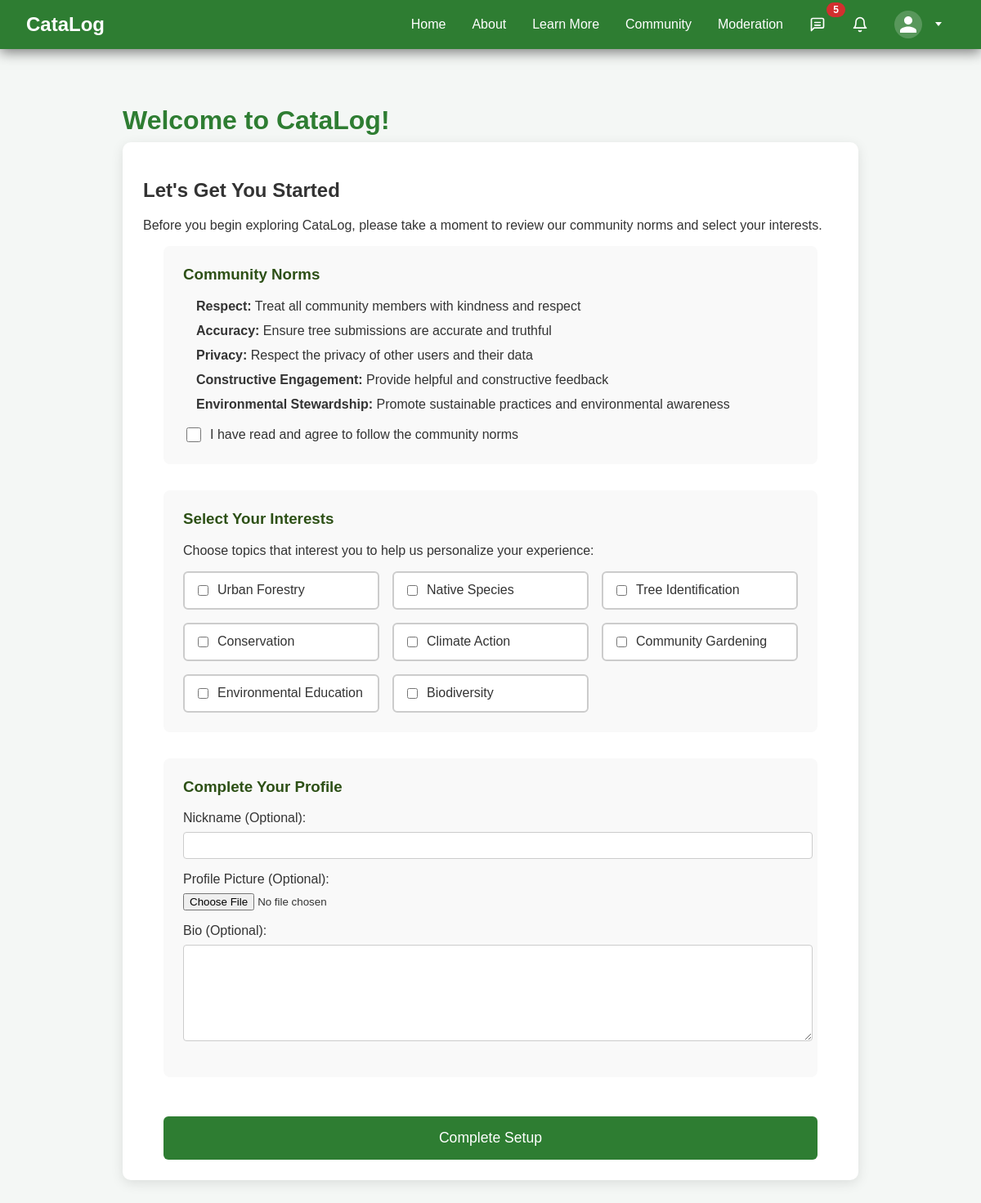
Page /setup/ (signed in) on the earlier database version.
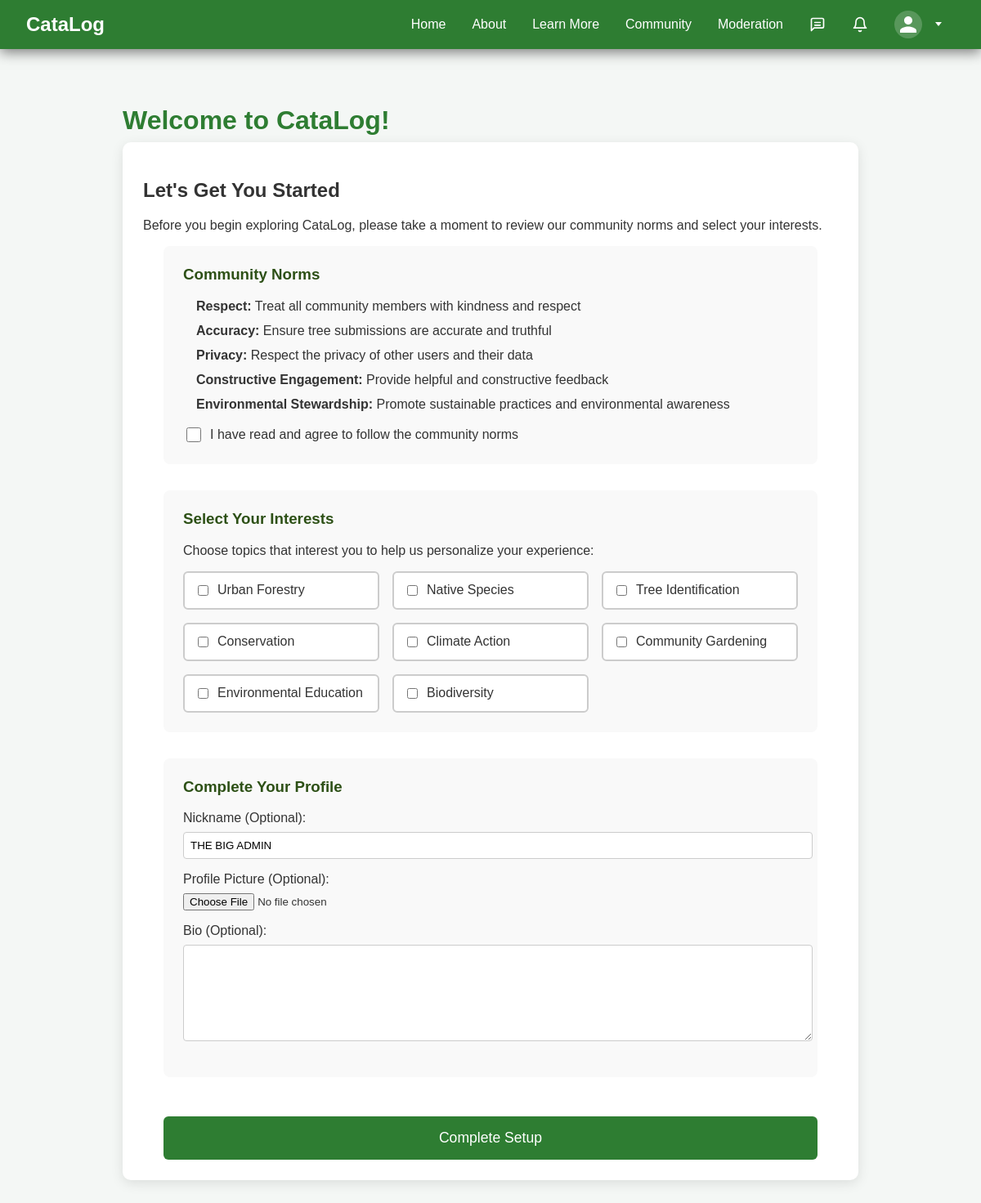
Same page on the later database version.
### home/models.py (models this page shows, shortened)
class CustomUser(AbstractUser):
    ROLE_CHOICES = (
        ('user', 'User'),
        ('moderator', 'Moderator'),
    )
    role = models.CharField(max_length=10, choices=ROLE_CHOICES, default='user')
    avatar = models.ForeignKey(CustomImage, on_delete=models.SET_NULL, null=True, blank=True, default=None)
    bio = models.TextField(blank=True)
    sustainability_interests = models.CharField(max_length=255, blank=True)
    nickname = models.CharField(max_length=100, blank=True)
    profile_completed = models.BooleanField(default=False)

### home/views.py (the view)
# urls.py: path('setup/', views.first_time_setup, name='first_time_setup'),
@login_required
def first_time_setup(request):
    if request.method == 'POST':
        form = ProfileForm(request.POST, request.FILES, instance=request.user)
        if 'accept_norms' not in request.POST:
            return render(request, 'home/first_time_setup.html', {
                'form': form,
                'error': 'You must accept the community norms to continue.'
            })
        interests = request.POST.getlist('interests')
        interests_str = ', '.join(interests) if interests else ''
        if form.is_valid():
            user = form.save(commit=False, user=request.user)
            user.sustainability_interests = interests_str
            user.profile_completed = True
            user.save()
            return redirect("index")  # Redirect to home after setup
    else:
        form = ProfileForm(instance=request.user)
    return render(request, 'home/first_time_setup.html', {'form': form})

### home/forms.py (shortened to what this page needs)
class ProfileForm(forms.ModelForm):
    avatar_upload = forms.ImageField(required=False)
    class Meta:
        model = CustomUser
        fields = [
            "bio",
            "sustainability_interests",
            "nickname",
        ]
        widgets = {
            "bio": forms.Textarea(attrs={"rows": 4}),
            "sustainability_interests": forms.TextInput(),
            "nickname": forms.TextInput(),
        }

### home/context_processors.py (called while the page is built)
def unread_messages(request):
    if request.user.is_authenticated:
        unread_count = Message.objects.filter(
            conversation__participants=request.user
        ).exclude(
            sender=request.user
        ).exclude(
            read_by=request.user
        ).count()
        return {'unread_message_count': unread_count}
    return {'unread_message_count': 0}

def unread_notifications(request):
    if request.user.is_authenticated:
        unread_count = Notification.objects.filter(
            recipient=request.user,
            is_read=False
        ).count()
        return {'unread_notification_count': unread_count}
    return {'unread_notification_count': 0}

### home/templates/home/first_time_setup.html (shortened to what the changed rows need)
{% extends 'base.html' %}
{% block content %}
<div class="page-container">
    <h1 class="page-title">Welcome to CataLog!</h1>
    <div class="profile-box">
        <h2>Let's Get You Started</h2>
        <form method="post" enctype="multipart/form-data" class="setup-form">
            <div class="setup-section">
                <div class="form-field">
                    <label for="id_nickname">Nickname (Optional):</label>
                    {{ form.nickname }}
                </div>
                <div class="form-field">
                    <label for="id_bio">Bio (Optional):</label>
                    {{ form.bio }}
                </div>
            </div>
        </form>
    </div>
</div>
{% endblock %}

Differences in the rows shown:
changed CustomUser: nickname (not shown) → "THE BIG ADMIN"
Other differences:
{{ unread_message_count }}: "5" → (not shown)
